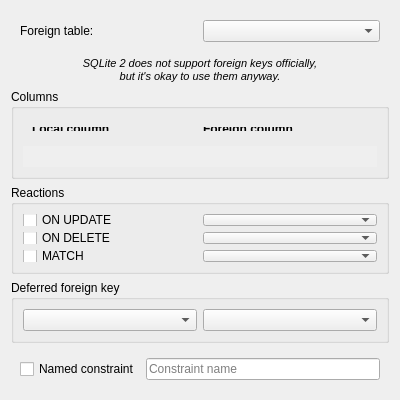
<?xml version="1.0" encoding="UTF-8"?>
<ui version="4.0">
 <class>TableForeignKeyPanel</class>
 <widget class="QWidget" name="TableForeignKeyPanel">
  <property name="geometry">
   <rect>
    <x>0</x>
    <y>0</y>
    <width>400</width>
    <height>400</height>
   </rect>
  </property>
  <property name="minimumSize">
   <size>
    <width>0</width>
    <height>400</height>
   </size>
  </property>
  <property name="windowTitle">
   <string>Form</string>
  </property>
  <layout class="QVBoxLayout" name="verticalLayout">
   <item>
    <widget class="QWidget" name="fkTableWidget" native="true">
     <layout class="QHBoxLayout" name="horizontalLayout">
      <item>
       <widget class="QLabel" name="fkTableLabel">
        <property name="text">
         <string>Foreign table:</string>
        </property>
       </widget>
      </item>
      <item>
       <widget class="QComboBox" name="fkTableCombo"/>
      </item>
     </layout>
    </widget>
   </item>
   <item>
    <widget class="QLabel" name="sqlite2Warn">
     <property name="font">
      <font>
       <pointsize>8</pointsize>
       <italic>true</italic>
      </font>
     </property>
     <property name="text">
      <string>SQLite 2 does not support foreign keys officially,
but it's okay to use them anyway.</string>
     </property>
     <property name="alignment">
      <set>Qt::AlignCenter</set>
     </property>
     <property name="margin">
      <number>5</number>
     </property>
    </widget>
   </item>
   <item>
    <widget class="QGroupBox" name="columnsGroup">
     <property name="title">
      <string>Columns</string>
     </property>
     <layout class="QVBoxLayout" name="verticalLayout_2">
      <item>
       <widget class="QWidget" name="columnsHeader" native="true">
        <layout class="QHBoxLayout" name="horizontalLayout_2">
         <item>
          <widget class="QLabel" name="colHdrLocal">
           <property name="font">
            <font>
             <weight>75</weight>
             <bold>true</bold>
            </font>
           </property>
           <property name="text">
            <string>Local column</string>
           </property>
          </widget>
         </item>
         <item>
          <widget class="QLabel" name="colHdrForeign">
           <property name="font">
            <font>
             <weight>75</weight>
             <bold>true</bold>
            </font>
           </property>
           <property name="text">
            <string>Foreign column</string>
           </property>
          </widget>
         </item>
        </layout>
       </widget>
      </item>
      <item>
       <widget class="QScrollArea" name="columnsArea">
        <property name="frameShape">
         <enum>QFrame::NoFrame</enum>
        </property>
        <property name="frameShadow">
         <enum>QFrame::Plain</enum>
        </property>
        <property name="widgetResizable">
         <bool>true</bool>
        </property>
        <widget class="QWidget" name="columnsScrollContents">
         <property name="geometry">
          <rect>
           <x>0</x>
           <y>0</y>
           <width>362</width>
           <height>25</height>
          </rect>
         </property>
        </widget>
       </widget>
      </item>
     </layout>
    </widget>
   </item>
   <item>
    <widget class="QGroupBox" name="reactionsGroup">
     <property name="title">
      <string>Reactions</string>
     </property>
     <layout class="QGridLayout" name="gridLayout">
      <item row="0" column="0">
       <widget class="QCheckBox" name="onUpdateCheckBox">
        <property name="text">
         <string>ON UPDATE</string>
        </property>
       </widget>
      </item>
      <item row="0" column="1">
       <widget class="QComboBox" name="onUpdateCombo"/>
      </item>
      <item row="1" column="0">
       <widget class="QCheckBox" name="onDeleteCheckBox">
        <property name="text">
         <string>ON DELETE</string>
        </property>
       </widget>
      </item>
      <item row="2" column="0">
       <widget class="QCheckBox" name="matchCheckBox">
        <property name="text">
         <string>MATCH</string>
        </property>
       </widget>
      </item>
      <item row="1" column="1">
       <widget class="QComboBox" name="onDeleteCombo"/>
      </item>
      <item row="2" column="1">
       <widget class="QComboBox" name="matchCombo"/>
      </item>
     </layout>
    </widget>
   </item>
   <item>
    <widget class="QGroupBox" name="deferredGroup">
     <property name="title">
      <string>Deferred foreign key</string>
     </property>
     <layout class="QHBoxLayout" name="horizontalLayout_3">
      <item>
       <widget class="QComboBox" name="deferrableCombo"/>
      </item>
      <item>
       <widget class="QComboBox" name="initiallyCombo"/>
      </item>
     </layout>
    </widget>
   </item>
   <item>
    <widget class="QWidget" name="namedWidget" native="true">
     <layout class="QHBoxLayout" name="horizontalLayout_4">
      <item>
       <widget class="QCheckBox" name="namedCheckBox">
        <property name="text">
         <string>Named constraint</string>
        </property>
       </widget>
      </item>
      <item>
       <widget class="QLineEdit" name="nameEdit">
        <property name="placeholderText">
         <string>Constraint name</string>
        </property>
       </widget>
      </item>
     </layout>
    </widget>
   </item>
  </layout>
 </widget>
 <tabstops>
  <tabstop>fkTableCombo</tabstop>
  <tabstop>columnsArea</tabstop>
  <tabstop>onUpdateCheckBox</tabstop>
  <tabstop>onUpdateCombo</tabstop>
  <tabstop>onDeleteCheckBox</tabstop>
  <tabstop>onDeleteCombo</tabstop>
  <tabstop>matchCheckBox</tabstop>
  <tabstop>matchCombo</tabstop>
  <tabstop>deferrableCombo</tabstop>
  <tabstop>initiallyCombo</tabstop>
  <tabstop>namedCheckBox</tabstop>
  <tabstop>nameEdit</tabstop>
 </tabstops>
 <resources/>
 <connections/>
</ui>
